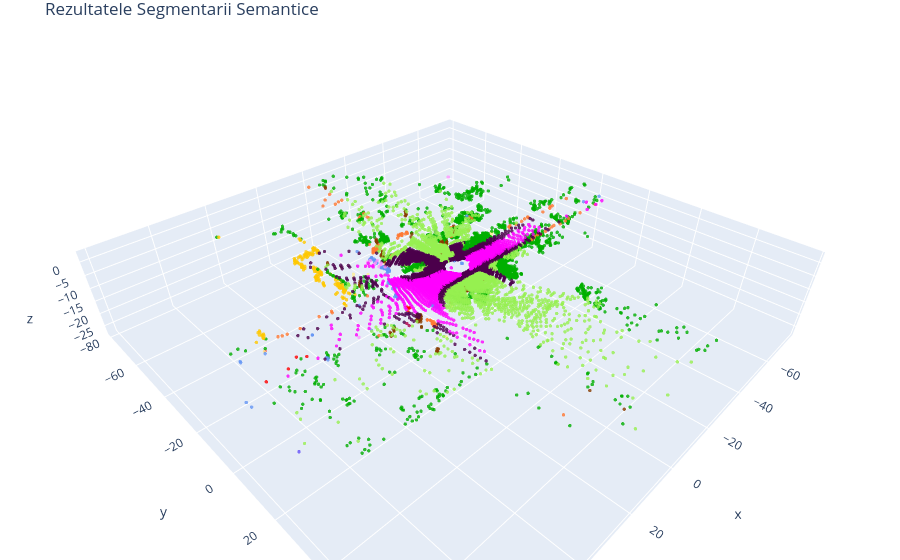

Source (notebook cell):
### Markdown cell above
## Vizualizarea Segmentării Semantice
Aici sunt prezentate clasele semantice deduse de NUC-Net Distilat. Dacă se trece cu mouse-ul peste puncte, va apărea clasa lor semantică într-un format lizibil.

### Code cell
sem_colors = [f"rgb({COLOR_MAP[l][0]},{COLOR_MAP[l][1]},{COLOR_MAP[l][2]})" for l in per_point_pred]
sem_hover = [f"Clasa: {CLASSES.get(l, 'Unknown').title()}" for l in per_point_pred]
plot_point_cloud(xyz, sem_colors, "Rezultatele Segmentarii Semantice", hover_texts=sem_hover)

### Figure 1 — Plotly figure (JSON) as saved in the notebook; plotly's stock layout.template omitted (floating-point values rounded to 4 significant figures; data arrays with more than 128 entries replaced by an {"elided": "..."} marker saying what was removed)
{"data": [{"hoverinfo": "text", "marker": {"color": {"elided": "12339 str values"}, "opacity": 0.8, "size": 2}, "mode": "markers", "text": {"elided": "12339 str values"}, "type": "scatter3d", "x": {"elided": "12339 float values"}, "y": {"elided": "12339 float values"}, "z": {"elided": "12339 float values"}}], "layout": {"margin": {"b": 0, "l": 0, "r": 0, "t": 30}, "scene": {"aspectmode": "data"}, "title": {"text": "Rezultatele Segmentarii Semantice"}}}
